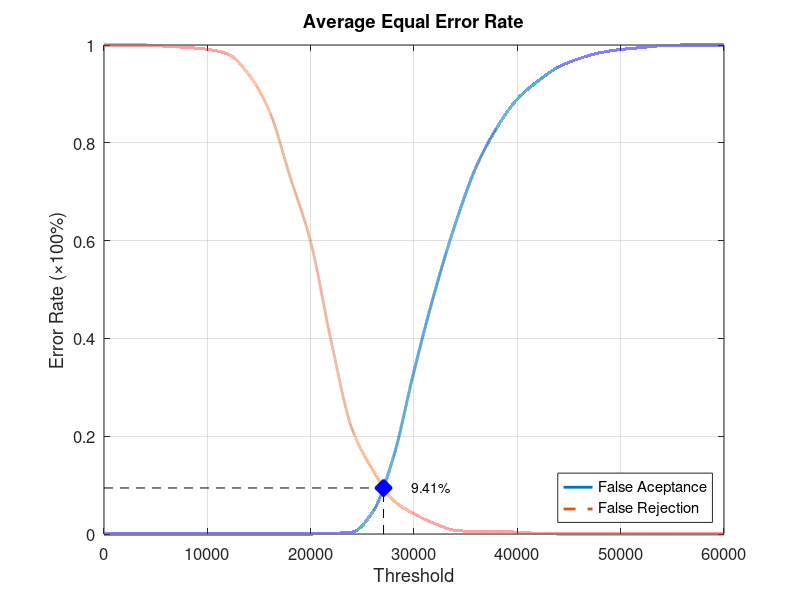
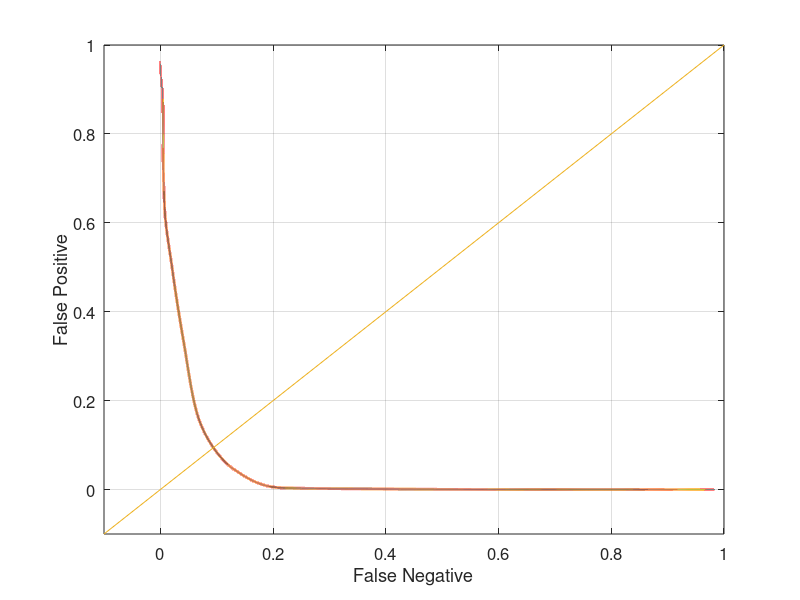

The MATLAB source for these figures, in order:
function yEER = Experiment4Average
close all;
clear;
clc;
x = 0:2000:60000;
xq = 0:0.5:60000;

y0 = [0 0 0 0 0 0 0 0 0 0 0 0.00131579 0.00394737 0.0447368 0.156579 0.332895 0.494737 0.634211 0.75 0.830263 0.889474 0.926316 0.955263 0.972368 0.984211 0.990789 0.994737 0.998684 1 1 1];
yy0 = interp1(x, y0, xq, 'pchip');
y1 = [1 1 1 0.9975 0.995 0.99125 0.98125 0.94 0.865 0.73125 0.5975 0.3925 0.215 0.13125 0.06875 0.04125 0.02125 0.0075 0.005 0.005 0.00375 0.00125 0 0 0 0 0 0 0 0 0];
yy1 = interp1(x, y1, xq, 'pchip');

% Calculating EER: 
y2 = abs(y0 - y1);
find(y2 == min(y2))
yy2 = abs(yy0 - yy1);
xEER = find(yy2 == min(yy2));
xEERIndex = xq(xEER) % X-axis EER
yEER = yy0(xEER) % Y-axis EER

main = figure
plot(xq, yy0,'-','LineWidth', 2);	hold on
plot(xq, yy1,'--','LineWidth', 2);	hold on
plot([xEERIndex xEERIndex], [0 yEER], 'k--');	hold on
plot([0 xEERIndex], [yEER yEER], 'k--');	hold on
plot(xEERIndex, yEER, 'bx', 'LineWidth', 10);	hold on
text(xEERIndex + 10 * xEERIndex / 100, yEER, [num2str(round((10000 * yEER)) / 100) '%'])
legend('False Aceptance', 'False Rejection', 'Location', 'SouthEast')
xlabel('Threshold')
ylabel('Error Rate (\times100%)')
title('Average Equal Error Rate')
set(gca, 'FontSize', 12)
axis([0 60000 0 1])
grid on

print(main, 'Experiment4AverageMain', '-dpng');
FNRxFPR = figure('Color', [1 1 1]);
plot(yy1, yy0, '-', yy1, yy0, 'LineWidth', 2);
hold on
y = -0.1:0.1:1
plot(y, y); 
set(gca, 'FontSize', 12)
xlabel('False Negative')
ylabel('False Positive')
axis([-0.1 1 -0.1 1])
set(gca, 'FontSize', 12)
grid on

print(FNRxFPR, 'Experiment4AverageFNRxFPR','-dpng');
end
